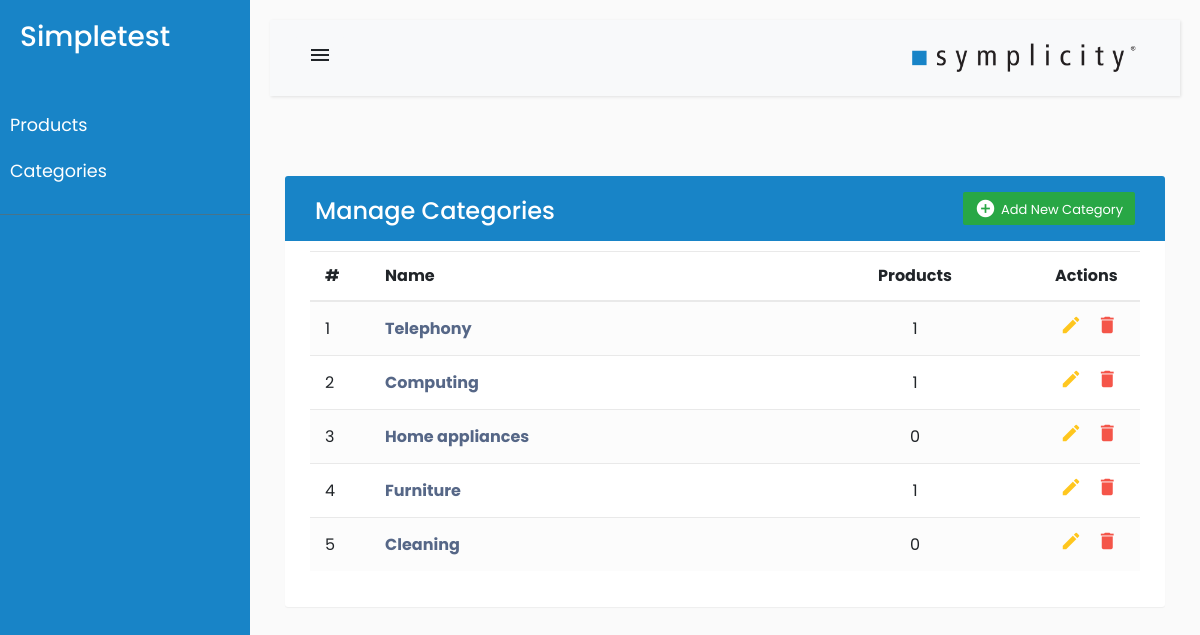
Page /index.php?category=index on the committed database.
### tables this page shows
CREATE TABLE `categories` (
  `id` int(11) NOT NULL,
  `name` varchar(60) NOT NULL,
  `description` varchar(255) NOT NULL
);

### view/View.php (called while the page is built)
<?php
class View
{
    public static function load($page, $data = null)
    {
        include $page;
    }
}

### controller/CategoryController.php (called while the page is built, shortened)
<?php
require_once "model/CategoryDAO.php";
require_once "model/Category.php";
require_once "view/View.php";
class CategoryController
{
    public function index()
    {
        $this->data = array();
        $catdao = new CategoryDAO();
        try {
            $categories = $catdao->selectAll();
        } catch (PDOException $e) {
            echo "Error: " . $e->getMessage();
        }
        $this->data['categories'] = $categories;
        View::load('view/category/index.php', $this->data);
    }
}

### model/DAO.php (called while the page is built, shortened)
<?php
require_once __DIR__."/../config/Database.php";
class DAO
{
    public function __construct()
    {
        try {
            $this->connection = Database::getConnection();
        } catch (PDOException $e) {
            echo 'Error: ' . $e->getMessage();
        }
    }
}

### config/Database.php (called while the page is built, shortened)
<?php
class Database
{
    public static $connection;
    public static function getConnection()
    {
        $dsn = 'mysql://host='.self::HOST.';dbname='.self::DATABASE.';charset=utf8';
        try {
            self::$connection = new PDO($dsn, self::USER, self::PASSWORD);
            self::$connection->setAttribute(PDO::ATTR_ERRMODE, PDO::ERRMODE_EXCEPTION);
            return self::$connection;
        } catch (PDOException $e) {
            throw new PDOException($e);
        }
    }
}

### model/CategoryDAO.php (called while the page is built, shortened)
<?php
require_once "Category.php";
require_once "DAO.php";
class CategoryDAO extends DAO
{
    public function selectAll()
    {
        $sql = "SELECT *, (SELECT COUNT(id) FROM products WHERE category_id = c.id) as product_count FROM categories c ORDER BY c.id";
        try {
            $stmt = $this->connection->prepare($sql);
            $stmt->execute();
            $categories = $stmt->fetchAll(PDO::FETCH_CLASS | PDO::FETCH_PROPS_LATE, 'Category', ['name', 'description', 'id', 'product_count']);
            return $categories;
        } catch (PDOException $e) {
            throw new PDOException($e);
        }
    }
}

### model/Category.php (called while the page is built, shortened)
<?php
class Category
{
    private $id;
    private $name;
    private $product_count;
    public function __construct($id = null, $name = null, $description = null, $product_count = null)
    {
        $this->id = $id;
        $this->name = $name;
        $this->product_count = $product_count;
    }
    public function getId()
    {
        return $this->id;
    }
    public function getName()
    {
        return $this->name;
    }
    public function getProductCount()
    {
        return $this->product_count;
    }
}

### view/category/index.php (the view, shortened to what this page needs)
<div class="container">
    <div class="table-wrapper">
        <div class="table-title">
            <div class="row">
                <div class="col-sm-6">
                    <h2>Manage Categories</h2>
                </div>
                <div class="col-sm-6">
                    <a href="index.php?category=create" class="btn btn-success"><i class="material-icons">&#xE147;</i> <span>Add New Category</span></a>
                </div>
            </div>
        </div>
        <table class="table table-striped table-hover">
            <thead>
                <tr>
                    <th>#</th>
                    <th>Name</th>
                    <th style="text-align: center;">Products</th>
                    <th>Actions</th>
                </tr>
            </thead>
            <tbody>
                <?php $categories = $data['categories']; ?>
                <?php foreach ($categories as $category) : ?>
                    <tr>
                        <td><?php echo $category->getId(); ?></td>
                        <td><a href="index.php?category=show&id=<?php echo $category->getId(); ?>"><?= $category->getName(); ?></a></td>
                        <td align="center"><?php echo $category->getProductCount(); ?></td>
                        <td>
                            <a href="index.php?category=edit&id=<?= $category->getId(); ?>" class="edit"><i class="material-icons" data-toggle="tooltip" title="Edit">&#xE254;</i></a>
                            <a href="#" class="delete" data-value="<?= $category->getId() ?>"><i class="material-icons" data-toggle="tooltip" title="Delete">&#xE872;</i></a>
                        </td>
                    </tr>
                <?php endforeach ?>
            </tbody>
        </table>
    </div>
</div>

### assets/css/style.css (style rules this page uses)
body { font-family: 'Poppins', sans-serif; background: #fafafa; }
a, a:hover, a:focus { color: inherit; text-decoration: none; transition: all 0.3s; }
main { padding-top: 1%; flex: 1; }
#header-logo { max-width: 232px; }
.navbar { padding: 15px 10px; background: #fff; border: none; border-radius: 0; margin-bottom: 40px; box-shadow: 1px 1px 3px rgba(0, 0, 0, 0.1); }
.table-wrapper { background: #fff; padding: 20px 25px; margin: 30px 0; border-radius: 3px; box-shadow: 0 1px 1px rgba(0, 0, 0, .05); }
.table-title { padding-bottom: 15px; background: #1884C7; color: #fff; padding: 16px 30px; margin: -20px -25px 10px; border-radius: 3px 3px 0 0; }
.table-title h2 { margin: 5px 0 0; font-size: 24px; }
.table-title .btn { color: #fff; float: right; font-size: 13px; border: none; min-width: 50px; border-radius: 2px; border: none; outline: none !important; margin-left: 10px; }
.table-title .btn i { float: left; font-size: 21px; margin-right: 5px; }
.table-title .btn span { float: left; margin-top: 2px; }
.wrapper { display: flex; width: 100%; align-items: stretch; }
#sidebar { min-width: 250px; max-width: 250px; background: #1884C7; color: #fff; transition: all 0.3s; }
#sidebar .sidebar-header { padding: 20px; background: #1884C7; }
#sidebar ul.components { padding: 20px 0; border-bottom: 1px solid #47748b; }
#sidebar ul li a { padding: 10px; font-size: 1.1em; display: block; }
#content { width: 100%; padding: 20px; min-height: 100vh; transition: all 0.3s; }
table.table tr th, table.table tr td { border-color: #e9e9e9; padding: 12px 15px; vertical-align: middle; }
table.table tr th:first-child { width: 60px; }
table.table tr th:last-child { width: 100px; }
table.table-striped tbody tr:nth-of-type(odd) { background-color: #fcfcfc; }
table.table td:last-child i { opacity: 0.9; font-size: 22px; margin: 0 5px; }
table.table td a { font-weight: bold; color: #566787; display: inline-block; text-decoration: none; outline: none !important; }
table.table td a.edit { color: #FFC107; }
table.table td a.delete { color: #F44336; }
table.table td i { font-size: 19px; }

### rows in the picture
categories: id "1", name "Telephony", ProductCount "1"
categories: id "2", name "Computing", ProductCount "1"
categories: id "3", name "Home appliances", ProductCount "0"
categories: id "4", name "Furniture", ProductCount "1"
categories: id "5", name "Cleaning", ProductCount "0"
